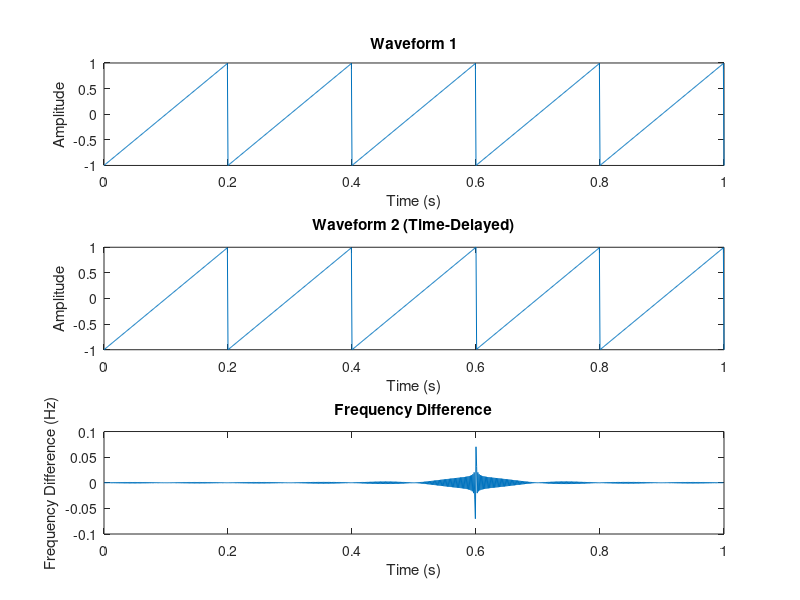

This figure's MATLAB source:
% Define parameters
fs = 1000;          % Sampling frequency (Hz)
t = 0:1/fs:1;       % Time vector (0 to 1 second)
freq1 = 5;          % Frequency of the first ramp waveform (Hz)
freq2 = 5;          % Frequency of the second ramp waveform (Hz)
delay = 0.2;        % Time delay between the two waveforms (seconds)

% Generate the first ramp waveform
waveform1 = sawtooth(2*pi*freq1*t);

% Generate the second ramp waveform with time delay
waveform2 = sawtooth(2*pi*freq2*(t - delay));

% Calculate the instantaneous frequency of both waveforms
instantaneous_freq1 = diff(unwrap(angle(hilbert(waveform1)))) / (2*pi);
instantaneous_freq2 = diff(unwrap(angle(hilbert(waveform2)))) / (2*pi);

% Calculate the frequency difference
frequency_difference = instantaneous_freq2 - instantaneous_freq1;

% Plot the results
subplot(3,1,1);
plot(t, waveform1);
title('Waveform 1');
xlabel('Time (s)');
ylabel('Amplitude');

subplot(3,1,2);
plot(t, waveform2);
title('Waveform 2 (Time-Delayed)');
xlabel('Time (s)');
ylabel('Amplitude');

subplot(3,1,3);
plot(t(1:end-1), frequency_difference);
title('Frequency Difference');
xlabel('Time (s)');
ylabel('Frequency Difference (Hz)');
